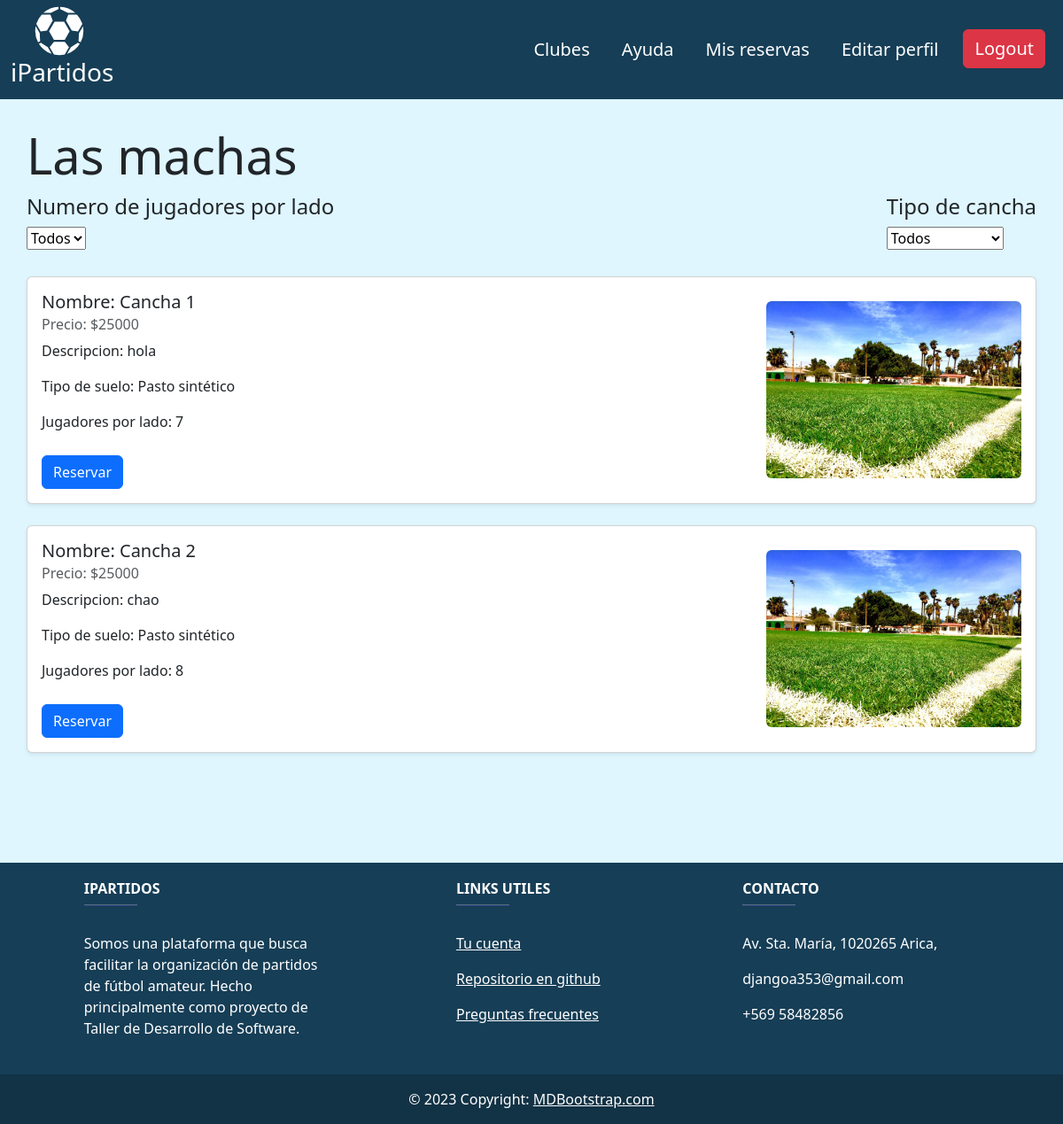
The page /clubes/clubFields/3 (signed in) on the database its author committed.
### registration/models.py (models this page shows, shortened)
class UsuarioProfile(AbstractUser):
    name = models.CharField(max_length=200, default='', verbose_name="Nombre")
    last_name = models.CharField(max_length=200, default='', verbose_name="Apellido")
    email = models.EmailField(max_length=254, unique=True, default='')
    phoneNumber = models.CharField(max_length=20, blank=True, verbose_name='Número de teléfono', default='1234567890')
    role = models.CharField(max_length=100, default='client', verbose_name='Crear cuenta como club')
    state = models.BooleanField(default=True)

class Tenant(UsuarioProfile):
    fieldsNetWorth = models.FloatField(default=0.0)
    clubName = models.CharField(max_length=200, default='')
    clubDescription = models.CharField(max_length=200, default='')
    clubPhoto = models.ImageField(upload_to='club_photos', null=True, blank=True)
    clubAddress = models.CharField(max_length=200, default='')
    clubApertureTime = models.TimeField('Hora de apertura', null=True, blank=True,)
    clubClosureTime = models.TimeField('Hora de cierre', null=True, blank=True,)
    class Meta:
        verbose_name = 'Tenant'
        verbose_name_plural = 'Tenants'

### canchas/models.py (models this page shows, shortened)
class Field(models.Model):
    GROUND_CHOICES = (
        ('Pasto sintético', 'Pasto sintético'),
        ('Pasto real', 'Pasto real'),
        ('Cemento', 'Cemento'),
        ('Arcilla', 'Arcilla')
    )
    id = models.AutoField(primary_key=True)
    name = models.CharField(verbose_name='Nombre de cancha', max_length=100, default='', null=True, blank=True)
    description = models.CharField(verbose_name='Descripcion' ,default='', max_length=100, null=True, blank=True)
    groundType = models.CharField(verbose_name='Tipo de suelo' ,max_length=100, default='Pasto sintético', choices=GROUND_CHOICES, null=False, blank=True)
    fieldPhoto = models.ImageField(verbose_name='Foto de cancha (opcional)' ,upload_to='field_photos', null=True, blank=True)
    price = models.IntegerField(verbose_name='Precio')
    isActive = models.BooleanField(verbose_name='Cancha activa' ,default=True)
    playersPerSide = models.IntegerField(verbose_name='Jugadores por lado' ,default=0)
    opening_time = models.TimeField(default=time(14, 0))
    closing_time = models.TimeField(default=time(23, 0))
    tenant = models.ForeignKey('registration.Tenant', on_delete=models.CASCADE, related_name='tenant_fields', null=True)

### clubes/views.py (the view)
# urls.py: path('clubFields/<int:pk>', ClubClientDetailView.as_view(), name='field_detail')
@method_decorator(login_required, name='dispatch')
class ClubClientDetailView(DetailView):
    model = Tenant
    template_name = 'clubes/club_clientDetailView.html'
    def get_context_data(self, **kwargs):
        context = super().get_context_data(**kwargs)
        players_per_side = self.request.GET.get('players_per_side')
        ground_type = self.request.GET.get('ground_type')
        filters = Q(tenant=self.object)
        if players_per_side:
            filters &= Q(playersPerSide=players_per_side)
        if ground_type:
            filters &= Q(groundType=ground_type)
        context['fields'] = Field.objects.filter(filters)
        context['club'] = self.object.tenant
        context['GROUND_CHOICES'] = Field.GROUND_CHOICES
        return context

### clubes/templates/clubes/club_clientDetailView.html (shortened to what this page needs)
{% extends 'core/base.html' %}
{% block content %}
    <div class="container">
        <div class="row">
            <div class="col-md-12">
                <h1 class="display-4" style="margin-top: 30px;" >{{ club.clubName }}</h1>
                <div style="margin-top: 10px; margin-bottom: 30px;">
                    <form method="get" style="display: flex; justify-content: space-between;">
                        <div>
                            <h4>Numero de jugadores por lado</h4>
                            <select name="players_per_side" onchange="this.form.submit()">
                                <option value="">Todos</option>
                            </select>
                        </div>
                        <div>
                            <h4>Tipo de cancha</h4>
                            <select name="ground_type" onchange="this.form.submit()">
                                <option value="">Todos</option>
                            </select>
                        </div>
                    </form>
                </div>
            {% for field in fields %}
                {% if field.isActive == True %}
                <div class='container'>
                    <div class="card mb-4 shadow-sm">
                        <div class="card-body d-flex flex-column flex-md-row justify-content-between" style="flex-direction: column; justify-content: flex-start;">
                            <div style="text-align: left;">
                                <h5 class="card-title">Nombre: {{ field.name }}</h5>
                                <h6 class="card-subtitle mb-2 text-body-secondary">Precio: ${{ field.price }}</h6>
                                <p>Descripcion: {{ field.description }}</p>
                                <p>Tipo de suelo: {{ field.groundType }}</p>
                                <p>Jugadores por lado: {{ field.playersPerSide }} </p>
                                {% if request.user.role != 'client' or request.user.is_superuser %}
                                {% else %}
                                    <a href="{% url 'reservation' field.id %}" class="card-link d-md-inline d-flex justify-content-center">
                                        <button type="button" class="btn btn-primary" style="margin-top: 10px;">Reservar</button>
                                    </a>
                                {% endif %}
                            </div>
                            {% if field.fieldPhoto %}
                                <img src="{{ field.fieldPhoto.url }}" class="img-fluid rounded" style="max-width: 300px; max-height: 200px;">
                            {% else %}
                                {% load static %}
                            {% endif %}
                        </div>
                    </div>
                </div>
                {% endif %}
            {% empty %}
            <p>No hay canchas disponibles :( </p>
            {% endfor %}
            </div>
        </div>
    </div>
    {% include 'core/footer.html' %}
{% endblock %}

### core/static/core/css/style.css (style rules this page uses)
body { background: #DFF6FF; margin: 0; }
.container { padding: 0; }
.card-body { display: flex; justify-content: space-between; }
.card-body { display: flex; flex-direction: column; align-items: center; text-align: center; }

### rows shown on the page
Tenant: clubName "Las machas"
Field: name "Cancha 1", price "25000", description "hola", groundType "Pasto sintético", playersPerSide "7", fieldPhoto (picture)
Field: name "Cancha 2", price "25000", description "chao", groundType "Pasto sintético", playersPerSide "8", fieldPhoto (picture)
